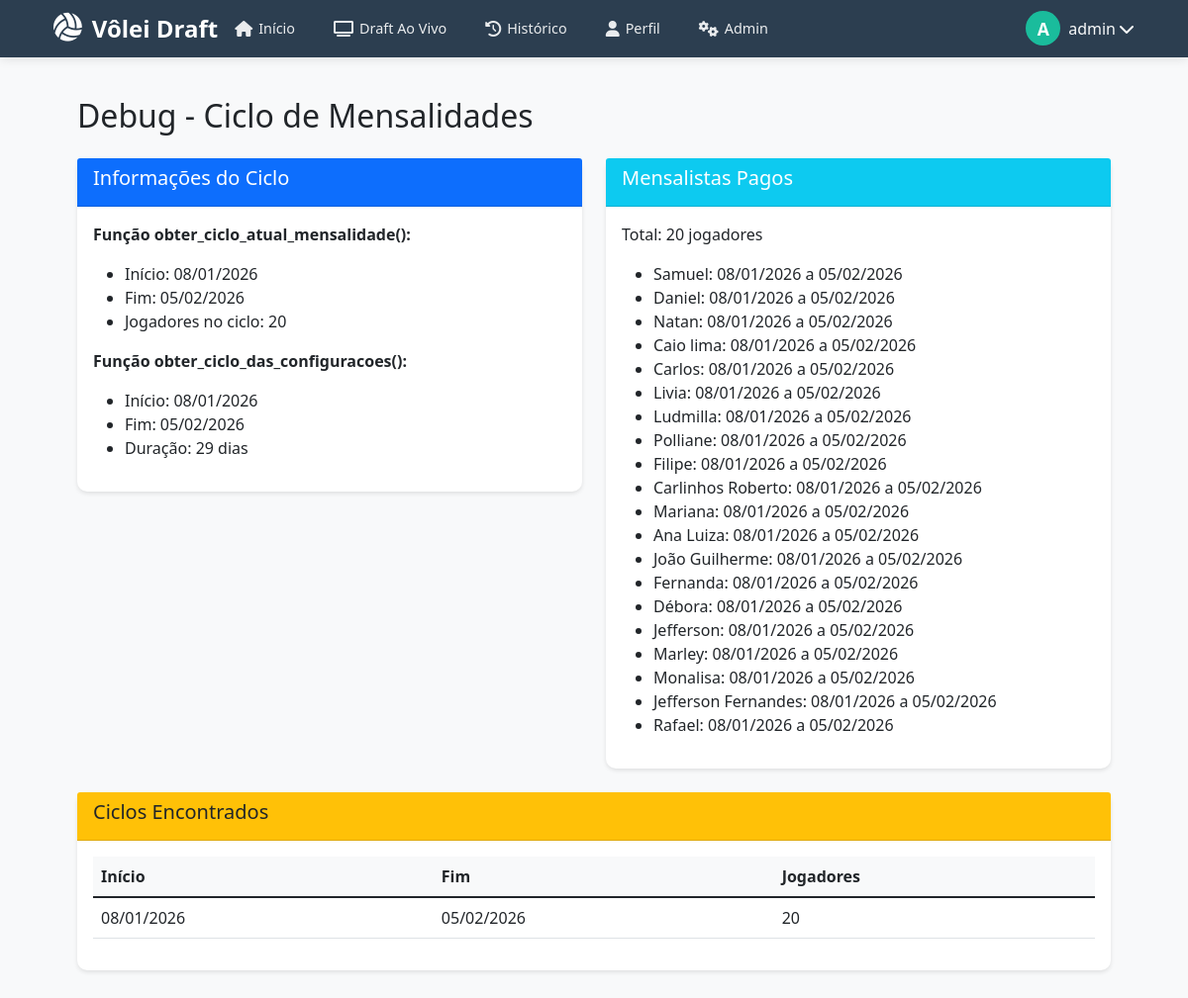
Page /admin/debug_ciclo (signed in) on the earlier database version.
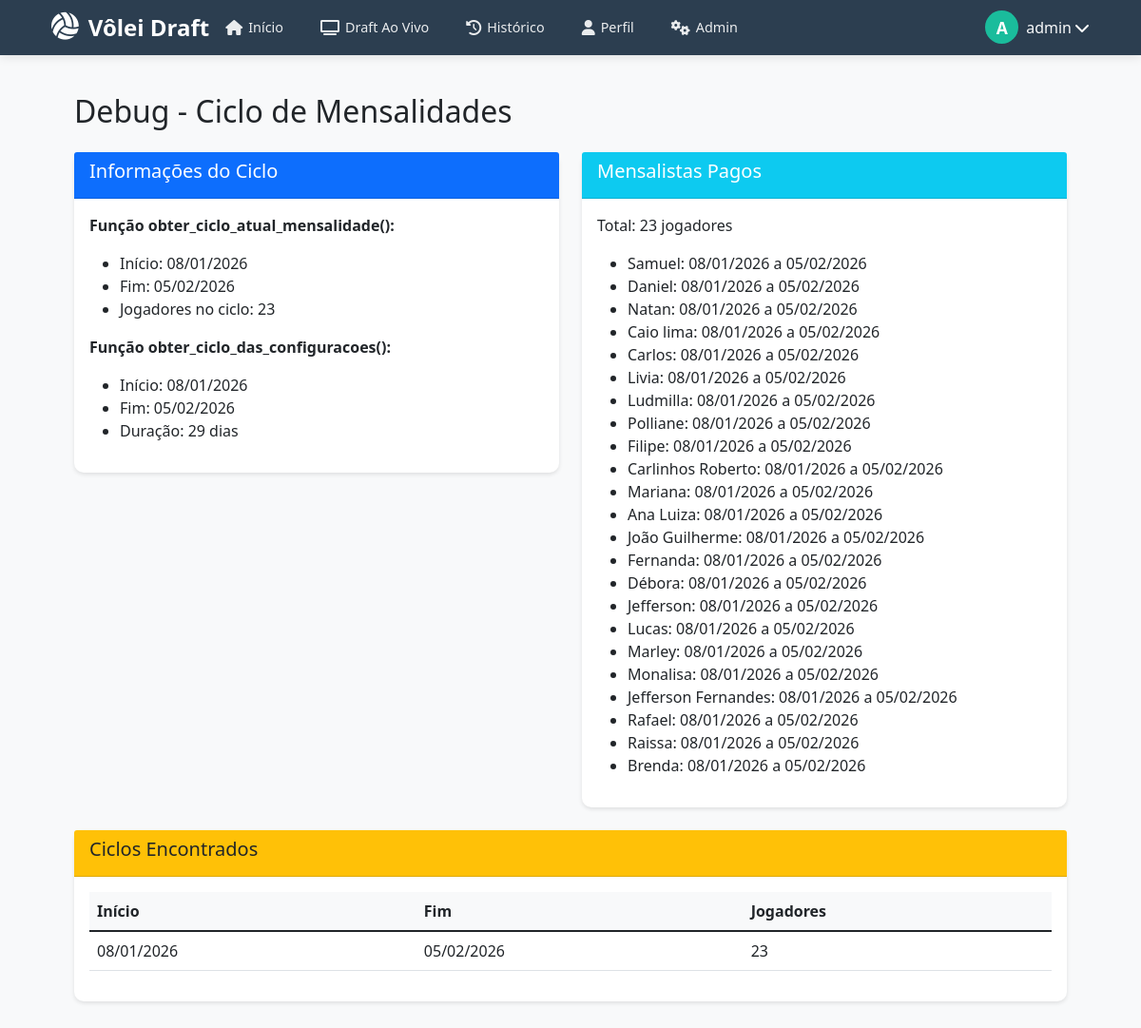
Same page on the later database version.
### app.py (models this page shows, shortened)
class Jogador(db.Model):
    id = db.Column(db.Integer, primary_key=True)
    nome = db.Column(db.String(100), nullable=False)
    apelido = db.Column(db.String(50))
    posicao = db.Column(db.String(50))
    nivel = db.Column(db.String(20), default='intermediario')
    telefone = db.Column(db.String(20))
    mensalista = db.Column(db.Boolean, default=False)
    mensalidade_paga = db.Column(db.Boolean, default=False)  # NOVO CAMPO
    data_inicio_mensalidade = db.Column(db.Date)  # NOVO CAMPO
    data_fim_mensalidade = db.Column(db.Date)  # NOVO CAMPO
    capitao = db.Column(db.Boolean, default=False)
    ordem_capitao = db.Column(db.Integer, default=0)
    ativo = db.Column(db.Boolean, default=True)
    data_cadastro = db.Column(db.DateTime, default=datetime.utcnow)
    rating = db.Column(db.Integer, default=1000)
    foto_perfil = db.Column(db.String(200))
    altura = db.Column(db.String(10))
    data_nascimento = db.Column(db.Date)
    cidade = db.Column(db.String(100))
    user = db.relationship('User', back_populates='jogador', uselist=False, cascade="all, delete-orphan")

### app.py (the view)
@app.route('/admin/debug_ciclo')
@admin_required
def debug_ciclo():
    ciclo_inicio, ciclo_fim, no_ciclo = obter_ciclo_atual_mensalidade()
    config_inicio, config_fim = obter_ciclo_das_configuracoes()
    mensalistas_pagos = Jogador.query.filter(
        Jogador.mensalista == True,
        Jogador.mensalidade_paga == True,
        Jogador.ativo == True
    ).all()
    ciclos_encontrados = {}
    for jogador in mensalistas_pagos:
        if jogador.data_inicio_mensalidade and jogador.data_fim_mensalidade:
            ciclo_key = f"{jogador.data_inicio_mensalidade}_{jogador.data_fim_mensalidade}"
            if ciclo_key in ciclos_encontrados:
                ciclos_encontrados[ciclo_key]['count'] += 1
            else:
                ciclos_encontrados[ciclo_key] = {
                    'inicio': jogador.data_inicio_mensalidade,
                    'fim': jogador.data_fim_mensalidade,
                    'count': 1
                }
    return render_template('admin/debug_ciclo.html',
                         ciclo_inicio=ciclo_inicio,
                         ciclo_fim=ciclo_fim,
                         no_ciclo=no_ciclo,
                         config_inicio=config_inicio,
                         config_fim=config_fim,
                         mensalistas_pagos=mensalistas_pagos,
                         ciclos_encontrados=ciclos_encontrados)

### app.py (called while the page is built)
def admin_required(f):
    @wraps(f)
    def decorated_function(*args, **kwargs):
        if not current_user.is_authenticated or current_user.role != 'admin':
            flash('Acesso restrito a administradores!', 'danger')
            return redirect(url_for('login'))
        return f(*args, **kwargs)
    return decorated_function

@login_manager.user_loader
def load_user(user_id):
    return User.query.get(int(user_id))

@app.before_request
def check_profile_completion():
    if current_user.is_authenticated:
        exempt_routes = ['completar_perfil', 'logout', 'static', 'login']
        if request.endpoint in exempt_routes:
            return
        if current_user.role == 'admin':
            return
        if not current_user.jogador_id:
            if request.endpoint != 'completar_perfil':
                flash('Complete seu perfil de jogador para continuar.', 'info')
                return redirect(url_for('completar_perfil'))

def format_date_func(value, format='%d/%m/%Y'):
    if value:
        if isinstance(value, datetime):
            return value.strftime(format)
        elif isinstance(value, date):
            return value.strftime(format)
    return ''

### templates/admin/debug_ciclo.html (shortened to what this page needs)
{% extends "admin/base.html" %}
{% block admin_content %}
<div class="container">
    <h2>Debug - Ciclo de Mensalidades</h2>
    <div class="row mt-4">
        <div class="col-md-6">
            <div class="card">
                <div class="card-header bg-primary text-white">
                    <h5>Informações do Ciclo</h5>
                </div>
                <div class="card-body">
                    <p><strong>Função obter_ciclo_atual_mensalidade():</strong></p>
                    <ul>
                        <li>Início: {{ ciclo_inicio|format_date if ciclo_inicio else 'Nenhum' }}</li>
                        <li>Fim: {{ ciclo_fim|format_date if ciclo_fim else 'Nenhum' }}</li>
                        <li>Jogadores no ciclo: {{ no_ciclo }}</li>
                    </ul>
                    <p><strong>Função obter_ciclo_das_configuracoes():</strong></p>
                    <ul>
                        <li>Início: {{ config_inicio|format_date if config_inicio else 'Nenhum' }}</li>
                        <li>Fim: {{ config_fim|format_date if config_fim else 'Nenhum' }}</li>
                        <li>Duração: {{ (config_fim - config_inicio).days + 1 if config_inicio and config_fim else 'N/A' }} dias</li>
                    </ul>
                </div>
            </div>
        </div>
        <div class="col-md-6">
            <div class="card">
                <div class="card-header bg-info text-white">
                    <h5>Mensalistas Pagos</h5>
                </div>
                <div class="card-body">
                    <p>Total: {{ mensalistas_pagos|length }} jogadores</p>
                    <ul>
                        {% for jogador in mensalistas_pagos %}
                        <li>
                            {{ jogador.nome }}:
                            {% if jogador.data_inicio_mensalidade and jogador.data_fim_mensalidade %}
                                {{ jogador.data_inicio_mensalidade|format_date }} a {{ jogador.data_fim_mensalidade|format_date }}
                            {% else %}
                                <span class="text-warning">Sem datas definidas</span>
                            {% endif %}
                        </li>
                        {% endfor %}
                    </ul>
                </div>
            </div>
        </div>
    </div>
    <div class="card mt-4">
        <div class="card-header bg-warning">
            <h5>Ciclos Encontrados</h5>
        </div>
        <div class="card-body">
            <table class="table">
                <thead>
                    <tr>
                        <th>Início</th>
                        <th>Fim</th>
                        <th>Jogadores</th>
                    </tr>
                </thead>
                <tbody>
                    {% for key, ciclo in ciclos_encontrados.items() %}
                    <tr>
                        <td>{{ ciclo.inicio|format_date }}</td>
                        <td>{{ ciclo.fim|format_date }}</td>
                        <td>{{ ciclo.count }}</td>
                    </tr>
                    {% endfor %}
                </tbody>
            </table>
        </div>
    </div>
</div>
{% endblock %}

Differences in the rows shown:
now on this page (row edited): Jogador: nome "Lucas", data_inicio_mensalidade "08/01/2026", data_fim_mensalidade "05/02/2026"
added Jogador: nome "Raissa", data_inicio_mensalidade "08/01/2026", data_fim_mensalidade "05/02/2026"
added Jogador: nome "Brenda", data_inicio_mensalidade "08/01/2026", data_fim_mensalidade "05/02/2026"
Other differences:
{{ no_ciclo }}: "20" → "23"
{{ mensalistas_pagos|length }}: "20" → "23"
new list line: "08/01/2026 05/02/2026"
new list line: "23"
list line gone: "08/01/2026 05/02/2026"
list line gone: "20"
